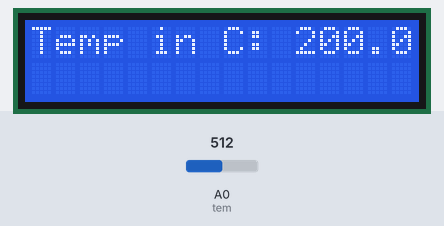
Simulated run of this sketch. Board: Arduino Uno, built with avr-gcc and run on an emulated ATmega328P. Shown: 16×2 character LCD. The inputs (shaded band) are chosen by the test bench; at power-on: A0 (tem) = 512.

Above: at 1.2 s.
1.3 s: A0 (tem) set to 321
At 6.1 s:
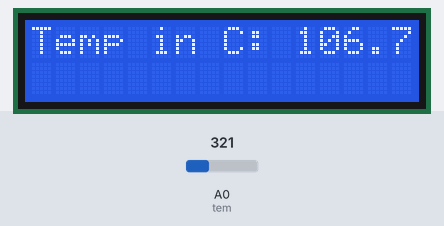
7.3 s: A0 (tem) set to 293
At 11.2 s:
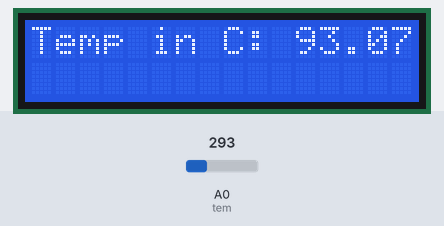
13.3 s: A0 (tem) set to 132
At 16.3 s:
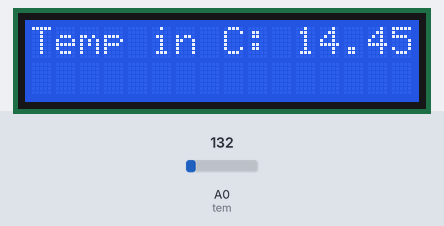
19.3 s: A0 (tem) set to 112
At 21.4 s:
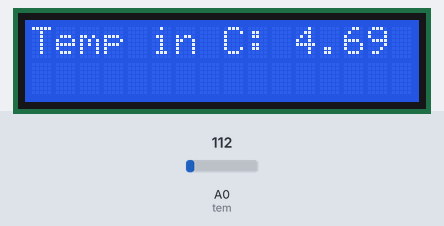
Timing chart, 0 to 22.9 s (numbered marks = the images above; inputs shaded):
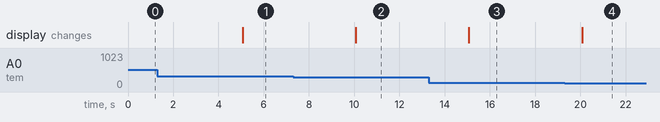

Measured:
- the behaviour switches between 308 and 307 on A0 (tem) (found by bisection; images 1 and 2)
- the behaviour switches between 123 and 122 on A0 (tem) (found by bisection; images 3 and 4)
- after the input at 1.3 s, the display: changes after 3.8 s (image 1)
- after the input at 7.3 s, the display: changes after 2.8 s (image 2)
- after the input at 13.3 s, the display: changes after 1.8 s (image 3)
- after the input at 19.3 s, the display: changes after 0.78 s (image 4)

The sketch:

lcd_temperature.ino
```cpp
#include <LiquidCrystal.h>

//Program will measure temperature using TEMP36 sensor. Not calibrated, but the value seems to be around 1 degree Celsius less than the real temp.
//Temperature is printed to an 16x2 lcd display

const int rs = 12, e = 11, d4 = 5, d5 = 4, d6 = 3, d7 = 2, tem = A0; //Pins rs through d7 are pins used by the lcd display and tem is the temperature sensor value reading pin
float temp, tempc;
LiquidCrystal lcd(rs, e, d4, d5, d6, d7);

void setup() {
  lcd.begin(16, 2);
}

void loop() {
  temp = analogRead(tem);
  float volt = (temp / 1024.0)*5.0; //Analog sensor value comes with values between 0 and 1023 (so 1024 total) and is converted to voltage between 0 and 5 volts
  tempc = (volt - .5) * 100; //Here the voltage is converted to Celsius


  lcd.setCursor(0, 0);
  lcd.print("Temp in C: ");
  lcd.println(tempc);
  delay(5000); //Temperature is updated in 5 second intervals, change this value to change the update interval (value in milliseconds)


}
```
